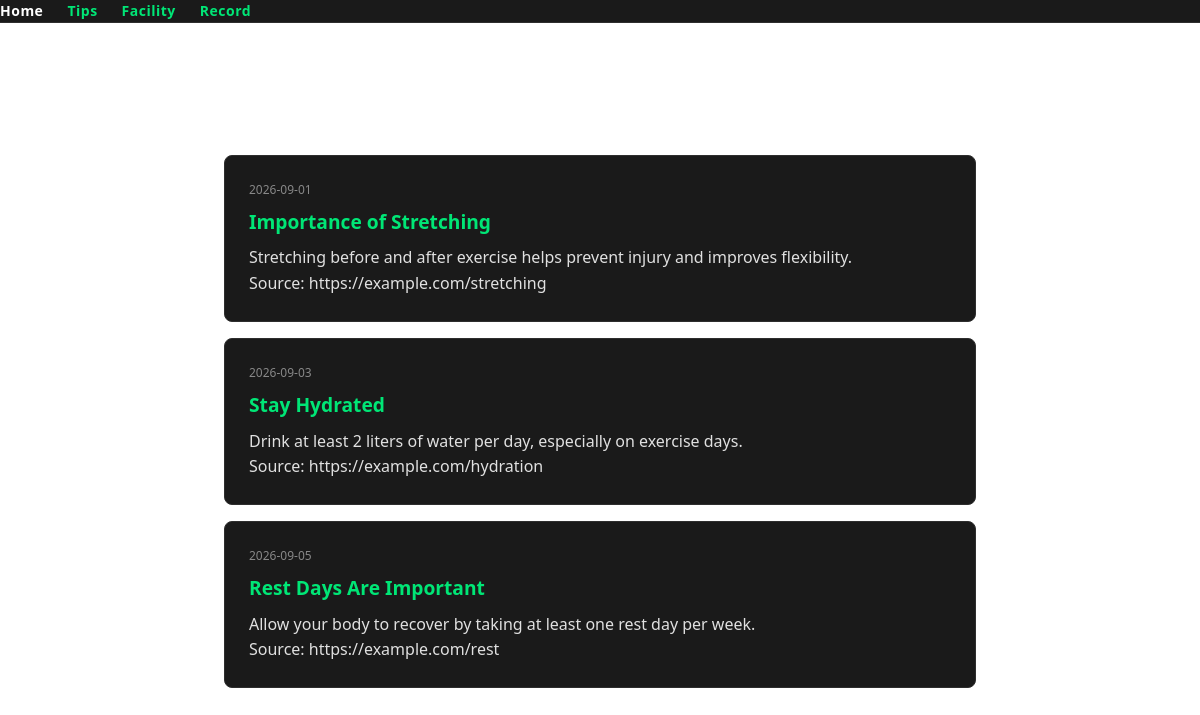
Page /tips on the committed database.
### models/tip.py (models this page shows)
class Tip(db.Model):
    __tablename__ = 'tips'
    id = db.Column(db.Integer, primary_key=True)
    published_date = db.Column(db.String(20), nullable=False)
    title = db.Column(db.String(20), nullable=False)
    detail = db.Column(db.Text, nullable=False)
    source = db.Column(db.String(300), nullable=False)

### blueprints/tips/routes.py (the view)
@tips_bp.route('/tips')
def index():
    tips = Tip.query.all()
    return render_template(
        'tips/index.html',
        tips = tips
    )

### template/tips/index.html (shortened to what this page needs)
{% extends "base.html" %}
{% block content %}
<h1>Exercise Tips</h1>
{% for tip in tips %}
    <article>
        <p>{{ tip.published_date }}</p>
        <h2>{{ tip.title }}</h2>
        <p>{{ tip.detail }}</p>
        <p>Source: {{ tip.source }}</p>
    </article>
{% endfor %}
{% endblock %}

### template/base.html (shortened to what this page needs)
<!DOCTYPE html>
<html lang="en">
    <head>
        <link rel="stylesheet" href="{{ url_for('static', filename='css/style.css') }}">
    </head>
    <body>
        <nav>
            <a href="{{ url_for('welcome.index') }}">Home</a>
            <a href="{{ url_for('tips.index') }}">Tips</a>
            <a href="{{ url_for('facility.index') }}">Facility</a>
            <a href="{{ url_for('record.index') }}">Record</a>
        </nav>
        <main>
            {% block content %}{% endblock %}
        </main>
    </body>
</html>

### statistic/css/style.css (style rules this page uses)
* { margin: 0; padding: 0; box-sizing: border-box; }
body { backfground-color: #0f0f0f; color: #e0e0e0; font-family: 'Segoe UI', sans-serif; line-height: 1.6; }
nav { background-color: #1a1a1a; padding: 16px 32 px; display: flex; gap: 24px; border-bottom: 1px solid #2e2e2e; }
nav a { color: #00e676; text-decoration: none; font-weight: 600; font-size: 14px; letter-spacing: 0.5px; }
main { max-width: 800px; margin: 48px auto; padding: 0 24px; }
h1 { font-size: 2rem; font-weight: 700; color: #ffffff; margin-bottom: 32px; }
h2 { font-size: 1.2rem; font-weight: 600; color: #00e676; margin-bottom: 8px; }
article { background-color: #1a1a1a; border: 1px solid #2e2e2e; border-radius: 8px; padding: 24px; margin-bottom: 16px; }
article p:first-child { font-size: 12px; color: #888; margin-bottom: 8px; }
a { color: #00e676; text-decoration: none; }

### rows in the picture
Tip: published_date "2026-09-01", title "Importance of Stretching", detail "Stretching before and after exercise helps prevent injury and improves flexibility.", source "https://example.com/stretching"
Tip: published_date "2026-09-03", title "Stay Hydrated", detail "Drink at least 2 liters of water per day, especially on exercise days.", source "https://example.com/hydration"
Tip: published_date "2026-09-05", title "Rest Days Are Important", detail "Allow your body to recover by taking at least one rest day per week.", source "https://example.com/rest"
